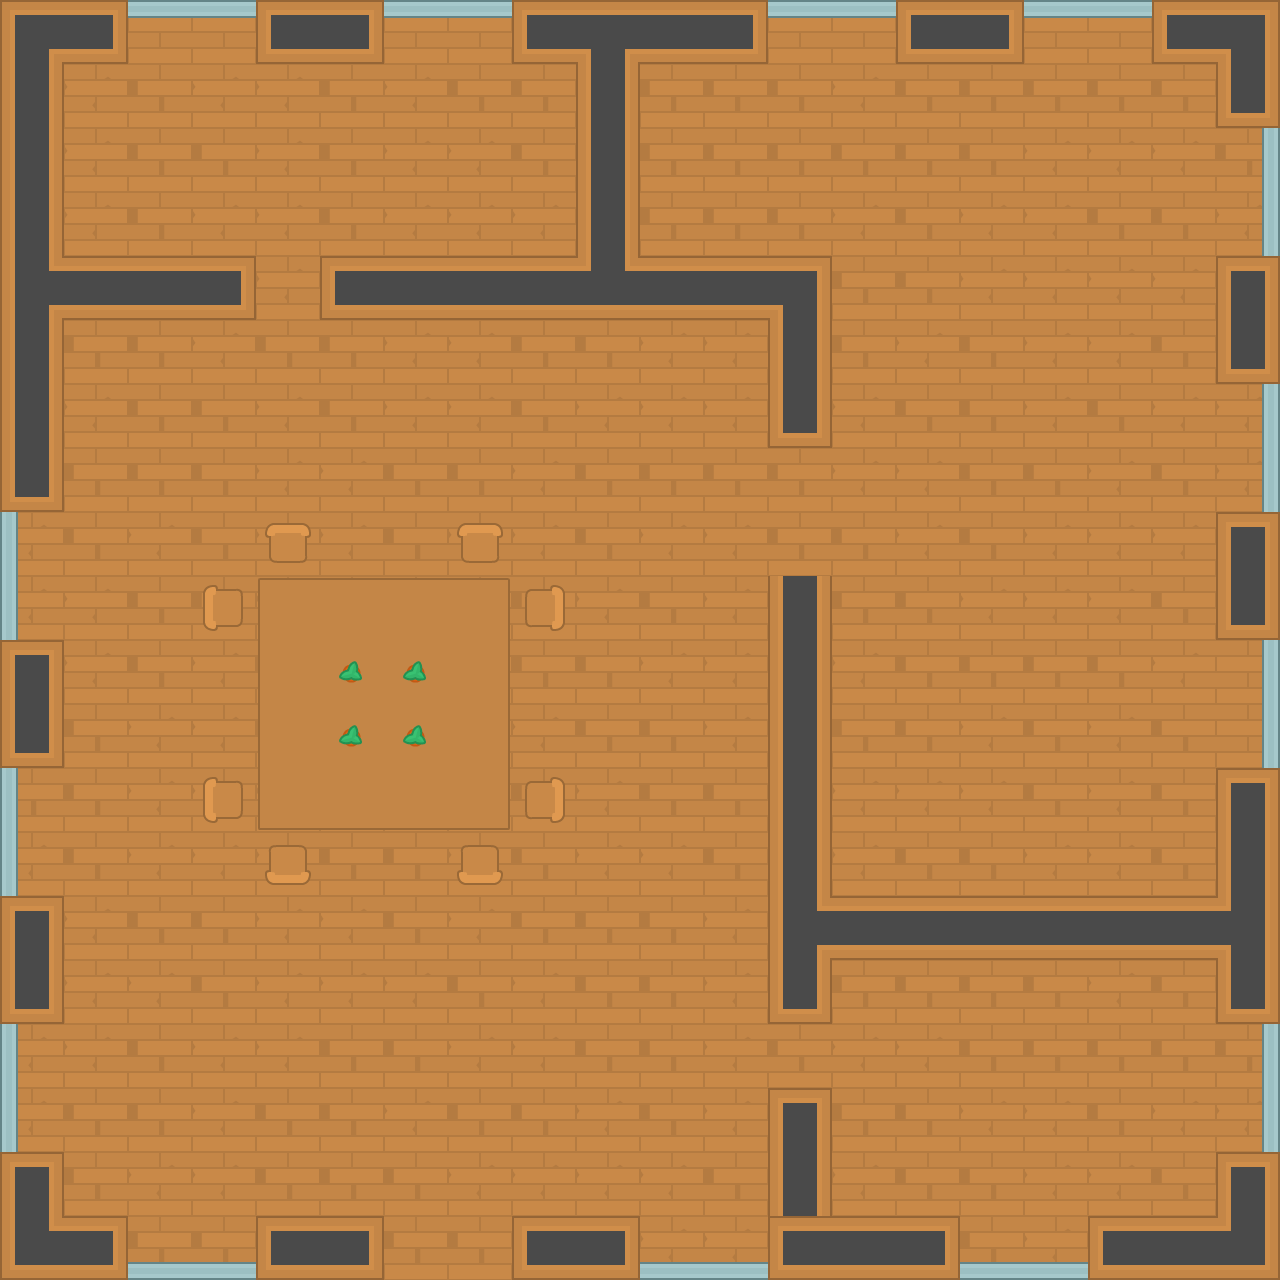

This game map was drawn from its Tiled (.tmx) file and the tilesets committed beside it. A one-line description and the trimmed map source follow:
An orthogonal 20x20 tile map with 64x64 px tiles, 4 tile layers (Ground, Walls, Items, Decorations) and 52 objects (37x Wall, 14x Window, shotgun).

<map version="1.0" tiledversion="1.1.6" orientation="orthogonal" renderorder="right-down" width="20" height="20" tilewidth="64" tileheight="64" infinite="0" nextobjectid="62">
 <tileset firstgid="1" source="../img/Kenny Topdown Pack.tsx" />
 <layer name="Ground" width="20" height="20">
  <data>[400 cells, 400 non-empty, 5 distinct tile ids]</data>
 </layer>
 <layer name="Walls" width="20" height="20">
  <data>[400 cells, 105 non-empty, 18 distinct tile ids]</data>
 </layer>
 <layer name="Items" width="20" height="20">
  <data>[400 cells, 24 non-empty, 10 distinct tile ids]</data>
 </layer>
 <layer name="Decorations" width="20" height="20">
  <data>[400 cells, 4 non-empty, 1 distinct tile ids]</data>
 </layer>
 <objectgroup name="Obstacles">
  <object id="1" name="Wall" x="320" y="256" width="512" height="64" />
  <object id="2" name="Wall" x="768" y="896" width="512" height="64" />
  <object id="3" name="Wall" x="768" y="1216" width="192" height="64" />
  <object id="4" name="Wall" x="1088" y="1216" width="192" height="64" />
  <object id="5" name="Wall" x="512" y="1216" width="128" height="64" />
  <object id="6" name="Wall" x="256" y="1216" width="128" height="64" />
  <object id="7" name="Wall" x="0" y="1216" width="128" height="64" />
  <object id="8" name="Wall" x="768" y="1088" width="64" height="128" />
  <object id="9" name="Wall" x="0" y="896" width="64" height="128" />
  <object id="10" name="Wall" x="0" y="640" width="64" height="128" />
  <object id="11" name="Wall" x="0" y="1152" width="64" height="64" />
  <object id="12" name="Wall" x="0" y="0" width="64" height="512" />
  <object id="13" name="Wall" x="64" y="0" width="64" height="64" />
  <object id="14" name="Wall" x="64" y="256" width="192" height="64" />
  <object id="15" name="Wall" x="256" y="0" width="128" height="64" />
  <object id="16" name="Wall" x="512" y="0" width="256" height="64" />
  <object id="17" name="Wall" x="896" y="0" width="128" height="64" />
  <object id="18" name="Wall" x="1152" y="0" width="128" height="64" />
  <object id="19" name="Wall" x="768" y="320" width="64" height="128" />
  <object id="20" name="Wall" x="768" y="576" width="64" height="320" />
  <object id="21" name="Wall" x="1216" y="256" width="64" height="128" />
  <object id="22" name="Wall" x="1216" y="512" width="64" height="128" />
  <object id="23" name="Wall" x="1216" y="768" width="64" height="128" />
  <object id="24" name="Wall" x="1216" y="1152" width="64" height="64" />
  <object id="25" name="Wall" x="768" y="960" width="64" height="64" />
  <object id="26" name="Wall" x="1216" y="960" width="64" height="64" />
  <object id="27" name="Wall" x="256" y="576" width="256" height="256" />
  <object id="28" name="Wall" x="208" y="592" width="32" height="32" />
  <object id="30" name="Wall" x="208" y="784" width="32" height="32" />
  <object id="31" name="Wall" x="272" y="848" width="32" height="32" />
  <object id="32" name="Wall" x="464" y="848" width="32" height="32" />
  <object id="33" name="Wall" x="528" y="784" width="32" height="32" />
  <object id="34" name="Wall" x="528" y="592" width="32" height="32" />
  <object id="35" name="Wall" x="464" y="528" width="32" height="32" />
  <object id="36" name="Wall" x="272" y="528" width="32" height="32" />
  <object id="37" name="Window" x="0" y="512" width="16" height="128" />
  <object id="38" name="Window" x="0" y="768" width="16" height="128" />
  <object id="39" name="Window" x="0" y="1024" width="16" height="128" />
  <object id="40" name="Window" x="128" y="1264" width="128" height="16" />
  <object id="41" name="Window" x="640" y="1264" width="128" height="16" />
  <object id="42" name="Window" x="960" y="1264" width="128" height="16" />
  <object id="43" name="Window" x="1262" y="1024" width="18" height="128" />
  <object id="44" name="Window" x="1262" y="640" width="18" height="128" />
  <object id="45" name="Window" x="1262" y="384" width="18" height="128" />
  <object id="46" name="Window" x="1262" y="128" width="18" height="128" />
  <object id="47" name="Window" x="128" y="0" width="128" height="16" />
  <object id="48" name="Window" x="384" y="0" width="128" height="16" />
  <object id="49" name="Window" x="768" y="0" width="128" height="16" />
  <object id="50" name="Window" x="1024" y="0" width="128" height="16" />
  <object id="52" name="Wall" x="1216" y="64" width="64" height="64" />
  <object id="53" name="Wall" x="576" y="64" width="64" height="192" />
  <object id="54" name="shotgun" x="912" y="1104" width="32" height="32" />
 </objectgroup>
</map>
